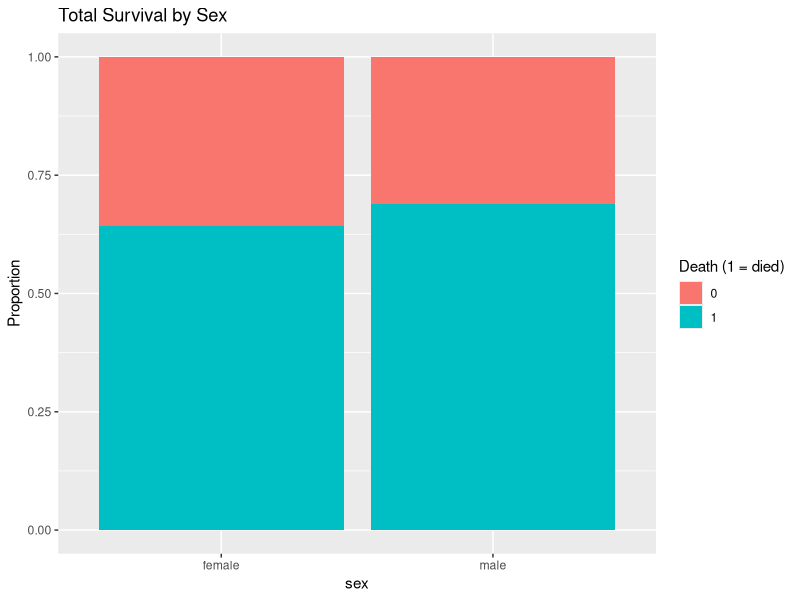
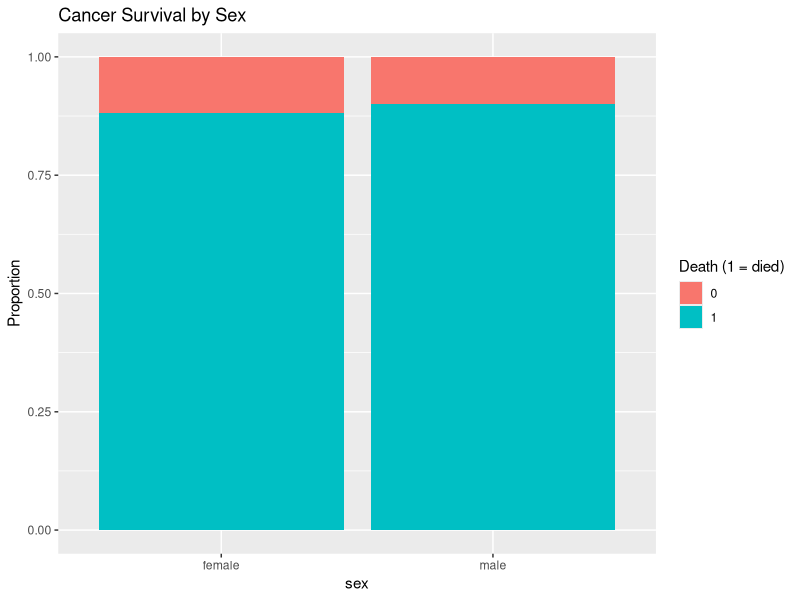

Here is the R script that generated these plots, in order:
df <- read.csv("data/med_data_tidy.csv")

library(dplyr)
library(ggplot2)

# write sex in the correcet order.
df <- df %>%
  mutate(sex = factor(sex, levels = c("female", "male")))

# subset with cancer-patienter
df_cancer <- df %>% filter(diag_class == "Cancer")

# sex summary.
summarise_by_sex <- function(data) {
  data %>%
    group_by(sex) %>%
    summarise(
      n = n(),
      death_rate = mean(death, na.rm = TRUE),
      survival_rate = 1 - death_rate,
      se = sqrt(death_rate * (1 - death_rate) / n),
      CI_lower = death_rate - 2 * se,
      CI_upper = death_rate + 2 * se,
      .groups = "drop"
    )
}

# simple stats.
total_stats  <- summarise_by_sex(df)
cancer_stats <- summarise_by_sex(df_cancer)

# we plot the survival rate for total group
ggplot(df, aes(x = sex, fill = factor(death))) +
  geom_bar(position = "fill") +
  labs(
    y = "Proportion",
    fill = "Death (1 = died)",
    title = "Total Survival by Sex"
  )

# we plot the survival rate for cancer sub_group
ggplot(df_cancer, aes(x = sex, fill = factor(death))) +
  geom_bar(position = "fill") +
  labs(
    y = "Proportion",
    fill = "Death (1 = died)",
    title = "Cancer Survival by Sex"
  )

##perform a chi square test to get p_value.
chi_total  <- chisq.test(table(df$sex, df$death))
chi_cancer <- chisq.test(table(df_cancer$sex, df_cancer$death))

chi_total
chi_cancer

#logistic regression to get r^2 for both cases.
model_total  <- glm(death ~ sex, data = df,        family = binomial)
model_cancer <- glm(death ~ sex, data = df_cancer, family = binomial)

pseudoR2_total  <- 1 - model_total$deviance  / model_total$null.deviance
pseudoR2_cancer <- 1 - model_cancer$deviance / model_cancer$null.deviance

pseudoR2_total
pseudoR2_cancer

# Table to format results nicely.
combined_table <- tibble::tibble(
  Analysis        = c("All patients", "Cancer patients"),
  Chi_square_p    = c(chi_total$p.value, chi_cancer$p.value),
  Pseudo_R2       = c(pseudoR2_total,   pseudoR2_cancer),
  Male_death_rate = c(
    total_stats$death_rate[total_stats$sex == "male"],
    cancer_stats$death_rate[cancer_stats$sex == "male"]
  ),
  Female_death_rate = c(
    total_stats$death_rate[total_stats$sex == "female"],
    cancer_stats$death_rate[cancer_stats$sex == "female"]
  ),
  SE_male = c(
    total_stats$se[total_stats$sex == "male"],
    cancer_stats$se[cancer_stats$sex == "male"]
  ),
  SE_female = c(
    total_stats$se[total_stats$sex == "female"],
    cancer_stats$se[cancer_stats$sex == "female"]
  ),
  N_male = c(
    total_stats$n[total_stats$sex == "male"],
    cancer_stats$n[cancer_stats$sex == "male"]
  ),
  N_female = c(
    total_stats$n[total_stats$sex == "female"],
    cancer_stats$n[cancer_stats$sex == "female"]
  )
)

combined_table
